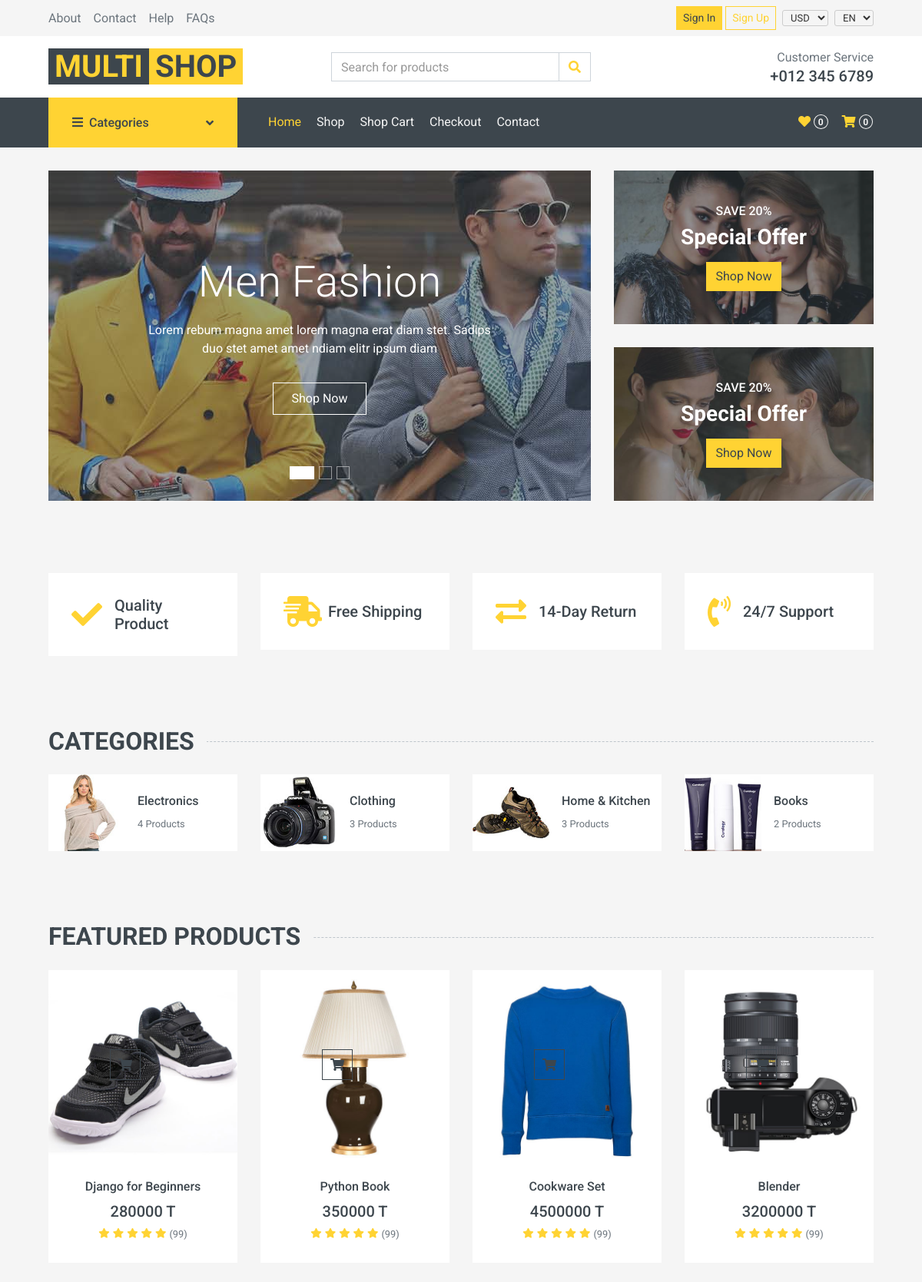
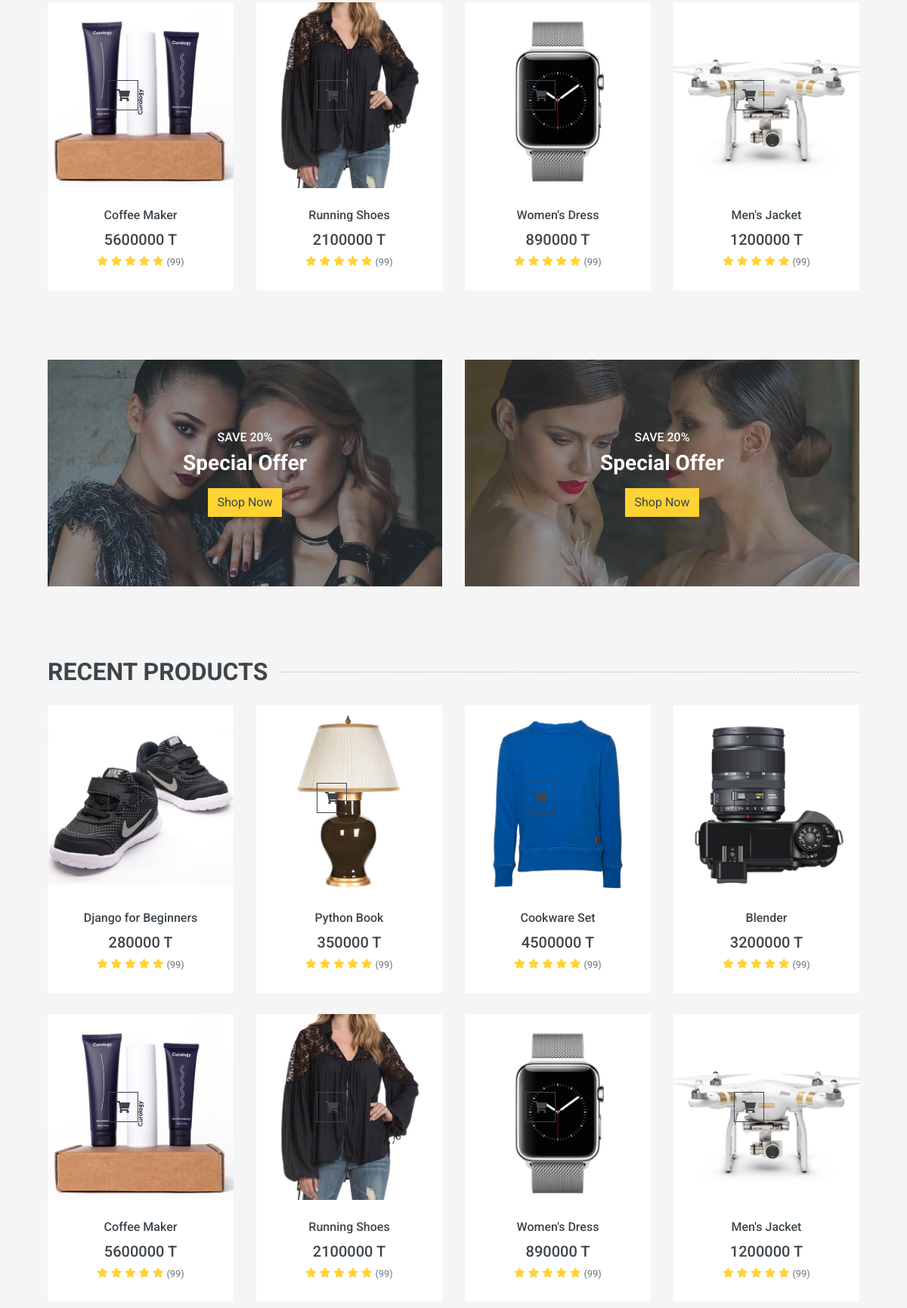
The page / (upper part) on the database its author committed (2 pictures, top to bottom).
### shop/models/category.py (models this page shows, shortened)
class Category(models.Model):
    name = models.CharField(max_length=100)
    slug = models.SlugField(unique=True)
    image = models.ImageField(
        upload_to="categories/", blank=True, null=True
    )  # ADD THIS
    class Meta:
        verbose_name_plural = "Categories"

### shop/models/product.py (models this page shows, shortened)
class Product(models.Model):
    category = models.ForeignKey(
        Category, on_delete=models.CASCADE, related_name="products"
    )
    name = models.CharField(max_length=200)
    description = models.TextField(blank=True)
    price = models.DecimalField(
        max_digits=12, decimal_places=0, help_text="Price in Toman"
    )
    stock = models.PositiveIntegerField(default=0)
    available = models.BooleanField(default=True)  # FIX: was missing, caused FieldError
    image = models.ImageField(upload_to="products/", blank=True, null=True)
    created = models.DateTimeField(auto_now_add=True)

### shop/views/products.py (the view)
# urls.py: path("", products.index, name="index"),
def index(request):
    categories = Category.objects.all()
    products = Product.objects.filter(available=True).order_by("-created")[:8]
    return render(
        request,
        "shop/index.html",
        {
            "categories": categories,
            "products": products,
        },
    )

### cart/context_processors.py (called while the page is built)
def cart_item_count(request):
    count = 0
    if request.user.is_authenticated:
        try:
            cart = Cart.objects.get(user=request.user)
            count = cart.items.count()
        except Cart.DoesNotExist:
            count = 0
    return {"cart_count": count}

### templates/shop/index.html (shortened to what this page needs)
{% extends 'base.html' %}
{% load static %}
{% block content %}
<div class="container-fluid mb-3">
    <div class="row px-xl-5">
        <div class="col-lg-8">
            <div id="header-carousel" class="carousel slide carousel-fade mb-30 mb-lg-0" data-ride="carousel">
                <ol class="carousel-indicators">
                    <li data-target="#header-carousel" data-slide-to="0" class="active"></li>
                    <li data-target="#header-carousel" data-slide-to="1"></li>
                    <li data-target="#header-carousel" data-slide-to="2"></li>
                </ol>
                <div class="carousel-inner">
                    <div class="carousel-item position-relative active" style="height: 430px;">
                        <img class="position-absolute w-100 h-100" src="{% static 'img/carousel-1.jpg' %}" style="object-fit: cover;">
                        <div class="carousel-caption d-flex flex-column align-items-center justify-content-center">
                            <div class="p-3" style="max-width: 700px;">
                                <h1 class="display-4 text-white mb-3 animated fadeInDown">Men Fashion</h1>
                                <p class="mx-md-5 px-5 animated bounceIn">Lorem rebum magna amet lorem magna erat diam stet. Sadips duo stet amet amet ndiam elitr ipsum diam</p>
                                <a class="btn btn-outline-light py-2 px-4 mt-3 animated fadeInUp" href="{% url 'shop:product_list' %}">Shop Now</a>
                            </div>
                        </div>
                    </div>
                </div>
            </div>
        </div>
        <div class="col-lg-4">
            <div class="product-offer mb-30" style="height: 200px;">
                <img class="img-fluid" src="{% static 'img/offer-1.jpg' %}" alt="">
                <div class="offer-text">
                    <h6 class="text-white text-uppercase">Save 20%</h6>
                    <h3 class="text-white mb-3">Special Offer</h3>
                    <a href="{% url 'shop:product_list' %}" class="btn btn-primary">Shop Now</a>
                </div>
            </div>
            <div class="product-offer mb-30" style="height: 200px;">
                <img class="img-fluid" src="{% static 'img/offer-2.jpg' %}" alt="">
                <div class="offer-text">
                    <h6 class="text-white text-uppercase">Save 20%</h6>
                    <h3 class="text-white mb-3">Special Offer</h3>
                    <a href="{% url 'shop:product_list' %}" class="btn btn-primary">Shop Now</a>
                </div>
            </div>
        </div>
    </div>
</div>
<div class="container-fluid pt-5">
    <div class="row px-xl-5 pb-3">
        <div class="col-lg-3 col-md-6 col-sm-12 pb-1">
            <div class="d-flex align-items-center bg-light mb-4" style="padding: 30px;">
                <h1 class="fa fa-check text-primary m-0 mr-3"></h1>
                <h5 class="font-weight-semi-bold m-0">Quality Product</h5>
            </div>
        </div>
        <div class="col-lg-3 col-md-6 col-sm-12 pb-1">
            <div class="d-flex align-items-center bg-light mb-4" style="padding: 30px;">
                <h1 class="fa fa-shipping-fast text-primary m-0 mr-2"></h1>
                <h5 class="font-weight-semi-bold m-0">Free Shipping</h5>
            </div>
        </div>
        <div class="col-lg-3 col-md-6 col-sm-12 pb-1">
            <div class="d-flex align-items-center bg-light mb-4" style="padding: 30px;">
                <h1 class="fas fa-exchange-alt text-primary m-0 mr-3"></h1>
                <h5 class="font-weight-semi-bold m-0">14-Day Return</h5>
            </div>
        </div>
        <div class="col-lg-3 col-md-6 col-sm-12 pb-1">
            <div class="d-flex align-items-center bg-light mb-4" style="padding: 30px;">
                <h1 class="fa fa-phone-volume text-primary m-0 mr-3"></h1>
                <h5 class="font-weight-semi-bold m-0">24/7 Support</h5>
            </div>
        </div>
    </div>
</div>
<div class="container-fluid pt-5">
    <h2 class="section-title position-relative text-uppercase mx-xl-5 mb-4"><span class="bg-secondary pr-3">Categories</span></h2>
    <div class="row px-xl-5 pb-3">
        {% for category in categories %}
        <div class="col-lg-3 col-md-4 col-sm-6 pb-1">
            <a class="text-decoration-none" href="{% url 'shop:product_list' %}?category={{ category.slug }}">
                <div class="cat-item d-flex align-items-center mb-4">
                    <div class="overflow-hidden" style="width: 100px; height: 100px;">
                        {% if category.image %}
                        <img class="img-fluid" src="{{ category.image.url }}" alt="{{ category.name }}">
                        {% else %}
                        <img class="img-fluid" src="{% static 'img/cat-1.jpg' %}" alt="{{ category.name }}">
                        {% endif %}
                    </div>
                    <div class="flex-fill pl-3">
                        <h6>{{ category.name }}</h6>
                        <small class="text-body">{{ category.products.count }} Products</small>
                    </div>
                </div>
            </a>
        </div>
        {% endfor %}
    </div>
</div>
<div class="container-fluid pt-5 pb-3">
    <h2 class="section-title position-relative text-uppercase mx-xl-5 mb-4"><span class="bg-secondary pr-3">Featured Products</span></h2>
    <div class="row px-xl-5">
        {% for product in products %}
        <div class="col-lg-3 col-md-4 col-sm-6 pb-1">
            {% include 'components/card.html' with product=product %}
        </div>
        {% empty %}
        <div class="col-12 text-center py-4 text-muted">No products yet. Run <code>seed_products</code>.</div>
        {% endfor %}
    </div>
</div>
<div class="container-fluid pt-5 pb-3">
    <div class="row px-xl-5">
        <div class="col-md-6">
            <div class="product-offer mb-30" style="height: 300px;">
                <img class="img-fluid" src="{% static 'img/offer-1.jpg' %}" alt="">
                <div class="offer-text">
                    <h6 class="text-white text-uppercase">Save 20%</h6>
                    <h3 class="text-white mb-3">Special Offer</h3>
                    <a href="{% url 'shop:product_list' %}" class="btn btn-primary">Shop Now</a>
                </div>
            </div>
        </div>
        <div class="col-md-6">
            <div class="product-offer mb-30" style="height: 300px;">
                <img class="img-fluid" src="{% static 'img/offer-2.jpg' %}" alt="">
                <div class="offer-text">
                    <h6 class="text-white text-uppercase">Save 20%</h6>
                    <h3 class="text-white mb-3">Special Offer</h3>
                    <a href="{% url 'shop:product_list' %}" class="btn btn-primary">Shop Now</a>
                </div>
            </div>
        </div>
    </div>
</div>
<div class="container-fluid pt-5 pb-3">
    <h2 class="section-title position-relative text-uppercase mx-xl-5 mb-4"><span class="bg-secondary pr-3">Recent Products</span></h2>
    <div class="row px-xl-5">
        {% for product in products %}
        <div class="col-lg-3 col-md-4 col-sm-6 pb-1">
            {% include 'components/card.html' with product=product %}
        </div>
        {% endfor %}
    </div>
</div>
{% endblock %}

### templates/components/card.html (shortened to what this page needs)
{% load static %}
<div class="product-item bg-light mb-4">
    <div class="product-img position-relative overflow-hidden">
        {% if product.image %}
            <img class="img-fluid w-100" src="{{ product.image.url }}" alt="{{ product.name }}">
        {% else %}
            <img class="img-fluid w-100" src="{% static 'img/product-1.jpg' %}" alt="{{ product.name }}">
        {% endif %}
        <div class="product-action">
            <form method="post" action="{% url 'cart:add' product.pk %}" class="d-inline">
                <button type="submit" class="btn btn-outline-dark btn-square"><i class="fa fa-shopping-cart"></i></button>
            </form>
        </div>
    </div>
    <div class="text-center py-4">
        <a class="h6 text-decoration-none text-truncate" href="{% url 'shop:product_detail' product.pk %}">{{ product.name }}</a>
        <div class="d-flex align-items-center justify-content-center mt-2">
            <h5>{{ product.price|floatformat:0 }} T</h5>
        </div>
        <div class="d-flex align-items-center justify-content-center mb-1">
            <small class="fa fa-star text-primary mr-1"></small>
            <small class="fa fa-star text-primary mr-1"></small>
            <small class="fa fa-star text-primary mr-1"></small>
            <small class="fa fa-star text-primary mr-1"></small>
            <small class="fa fa-star text-primary mr-1"></small>
            <small>(99)</small>
        </div>
    </div>
</div>

### rows shown on the page
Category: image (picture), name "Electronics", products.count "4"
Category: image (picture), name "Clothing", products.count "3"
Category: image (picture), name "Home & Kitchen", products.count "3"
Category: image (picture), name "Books", products.count "2"
Product: image (picture), name "Django for Beginners", price "280000"
Product: image (picture), name "Python Book", price "350000"
Product: image (picture), name "Cookware Set", price "4500000"
Product: image (picture), name "Blender", price "3200000"
Product: image (picture), name "Coffee Maker", price "5600000"
Product: image (picture), name "Running Shoes", price "2100000"
Product: image (picture), name "Women's Dress", price "890000"
Product: image (picture), name "Men's Jacket", price "1200000"
